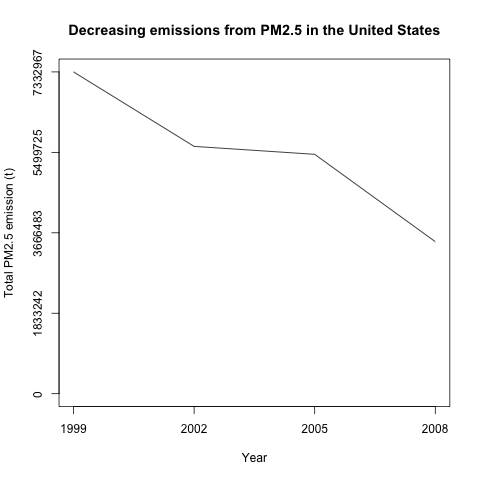

Source code (R):
source("load_data.r")

emission_by_year <- summarise(group_by(NEI, year), sum=sum(Emissions, na.rm=T))

png(filename="./plot1.png")
plot(emission_by_year,
     ylab="Total PM2.5 emission (t)",
     xlab="Year",
     ylim=range(0, max(emission_by_year$sum)),
     type="l",
     yaxt='n',
     xaxt = 'n')
axis(side = 1, at = emission_by_year$year)
axis(side = 2, at = seq(0, max(emission_by_year$sum), length.out=5))
title(main = "Decreasing emissions from PM2.5 in the United States")
dev.off()
